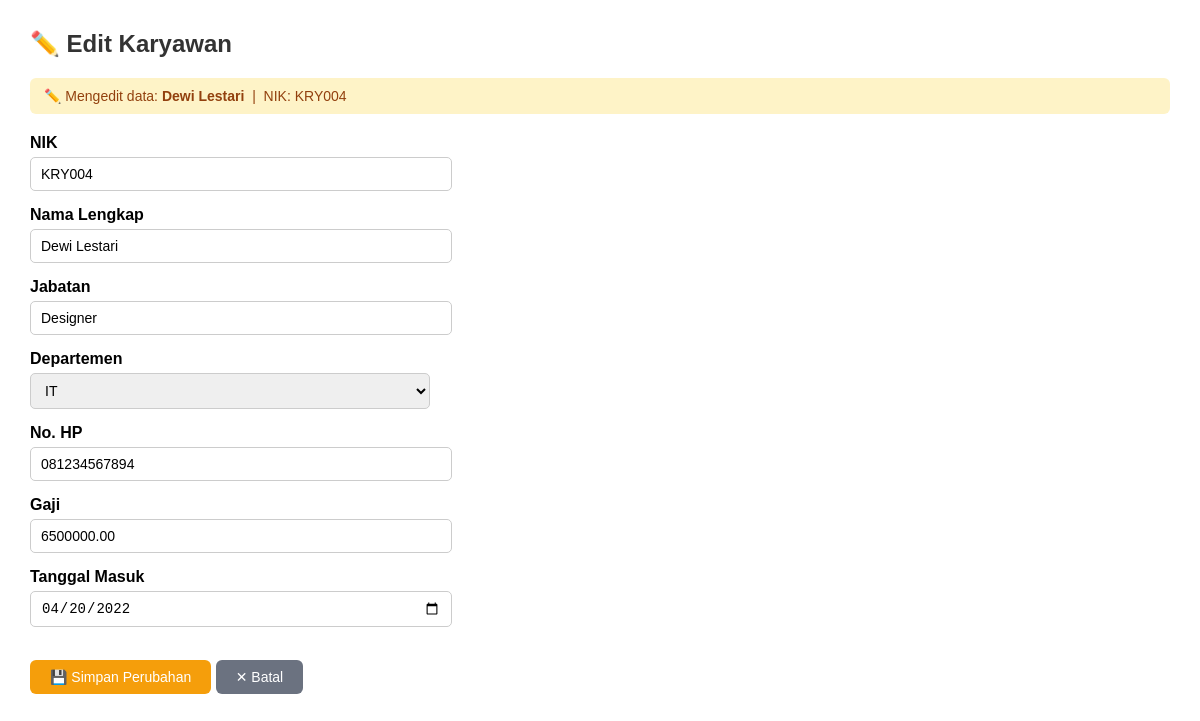
Page /karyawan/edit.php?id=4 on the committed database.
### tables this page shows
CREATE TABLE `karyawan` (
  `id` int NOT NULL,
  `nik` varchar(20) NOT NULL,
  `nama` varchar(100) NOT NULL,
  `jabatan` varchar(100) NOT NULL,
  `departemen` varchar(100) NOT NULL,
  `no_hp` varchar(15) NOT NULL,
  `gaji` decimal(12,2) NOT NULL DEFAULT '0.00',
  `tgl_masuk` date NOT NULL
);

### karyawan/edit.php (the view, shortened to what this page needs)
<?php
require_once 'koneksi.php';
if (isset($_GET['id'])) {
    $id = (int) $_GET['id'];
} elseif (isset($_POST['id'])) {
    $id = (int) $_POST['id'];
} else {
    $id = 0;
}
$sql    = "SELECT * FROM karyawan WHERE id = ?";
$stmt   = mysqli_prepare($conn, $sql);
mysqli_stmt_bind_param($stmt, "i", $id);
mysqli_stmt_execute($stmt);
$result = mysqli_stmt_get_result($stmt);
$row    = mysqli_fetch_assoc($result);
?>
<!DOCTYPE html>
<html lang="id">
<head>
</head>
<body>
<h2>✏️ Edit Karyawan</h2>
<div class="info">
    ✏️ Mengedit data: <strong><?= htmlspecialchars($row['nama']) ?></strong>
    &nbsp;|&nbsp; NIK: <?= htmlspecialchars($row['nik']) ?>
</div>
<form method="POST" action="edit.php?id=<?= $id ?>">
    <div class="form-group">
        <label>NIK</label>
        <input type="text" name="nik"
               value="<?= htmlspecialchars($row['nik']) ?>">
    </div>
    <div class="form-group">
        <label>Nama Lengkap</label>
        <input type="text" name="nama"
               value="<?= htmlspecialchars($row['nama']) ?>">
    </div>
    <div class="form-group">
        <label>Jabatan</label>
        <input type="text" name="jabatan"
               value="<?= htmlspecialchars($row['jabatan']) ?>">
    </div>
    <div class="form-group">
        <label>Departemen</label>
        <select name="departemen">
            <?php
            $depts = ['HRD', 'IT', 'Keuangan', 'Marketing', 'Operasional'];
            foreach ($depts as $dept):
                $selected = ($row['departemen'] === $dept) ? 'selected' : '';
            ?>
            <option value="<?= $dept ?>" <?= $selected ?>><?= $dept ?></option>
            <?php endforeach; ?>
        </select>
    </div>
    <div class="form-group">
        <label>No. HP</label>
        <input type="text" name="no_hp"
               value="<?= htmlspecialchars($row['no_hp']) ?>">
    </div>
    <div class="form-group">
        <label>Gaji</label>
        <input type="number" name="gaji"
               value="<?= $row['gaji'] ?>">
    </div>
    <div class="form-group">
        <label>Tanggal Masuk</label>
        <input type="date" name="tgl_masuk"
               value="<?= $row['tgl_masuk'] ?>">
    </div>
    <br>
    <button type="submit" class="btn-simpan">💾 Simpan Perubahan</button>
    <a href="index.php" class="btn-batal">✕ Batal</a>
</form>
</body>
</html>

### karyawan/edit.php (style rules this page uses)
body { font-family: Arial, sans-serif; margin: 30px; }
h2 { color: #333; }
.form-group { margin-bottom: 15px; }
label { display: block; margin-bottom: 5px; font-weight: bold; }
input, select { width: 100%; max-width: 400px; padding: 8px 10px; border: 1px solid #ccc; border-radius: 5px; font-size: 14px; }
.btn-simpan { background: #f59e0b; color: white; padding: 9px 20px; border: none; border-radius: 6px; cursor: pointer; font-size: 14px; }
.btn-batal { background: #6b7280; color: white; padding: 9px 20px; border-radius: 6px; text-decoration: none; font-size: 14px; }
.info { background: #fef3c7; color: #92400e; padding: 10px 14px; border-radius: 6px; margin-bottom: 20px; font-size: 14px; }

### rows in the picture
karyawan: nama "Dewi Lestari", nik "KRY004", jabatan "Designer", no_hp "081234567894", gaji "6500000.00", tgl_masuk "04/20/2022"

### other values in the picture
form field departemen "IT"
